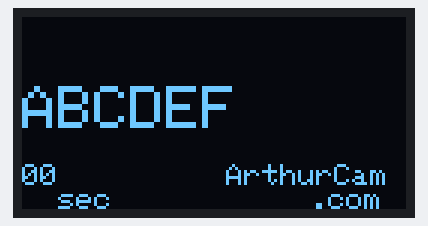
Simulated run of this sketch. Board: Arduino Uno, built with avr-gcc and run on an emulated ATmega328P. Shown: 128×64 one-colour display.

Above: at 2.1 s.
At 6.3 s:
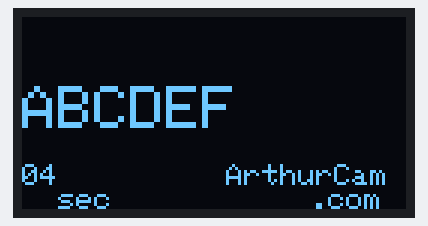
At 9.3 s:
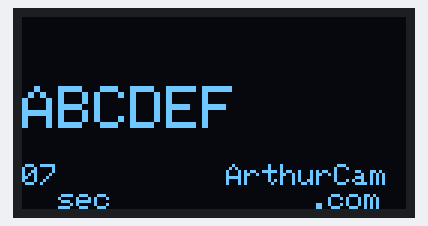
At 19.6 s:
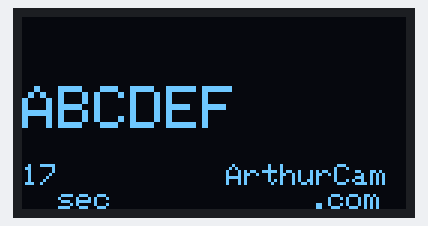
At 28.9 s:
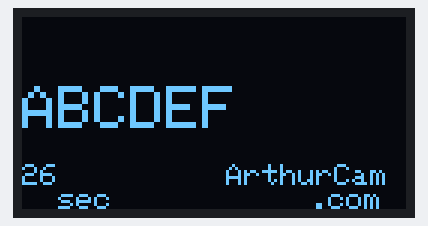
At 38.2 s:
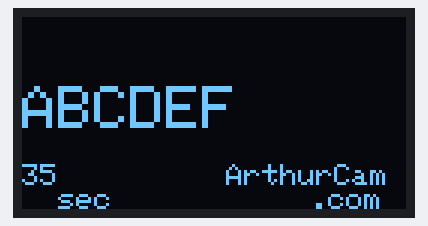

Measured:
- what the display in image 0 shows lasts 1.0 s, from 2.1 s to 3.1 s

The sketch:

z_ssd1306-display-MyDevelopment1.ino
```cpp
#include <Wire.h>
#include <Adafruit_GFX.h>
#include <Adafruit_SSD1306.h>
#define SCREEN_ADDRESS 0x3C
#define SCREEN_WIDTH 128
#define SCREEN_HEIGHT 64
#define FONT_SIZE1 1
#define FONT_SIZE2 2
#define FONT_COLOR WHITE
#define DISTANCE_TOP 23
#define DISTANCE_LEFT 0
#define LOGO_DISTANCE_TOP DISTANCE_TOP +  26
#define LOGO_DISTANCE_LEFT DISTANCE_LEFT + 68
// On an arduino UNO:       A4(SDA), A5(SCL)
// On an arduino MEGA 2560: 20(SDA), 21(SCL)
// On an arduino LEONARDO:   2(SDA),  3(SCL)
Adafruit_SSD1306 display(SCREEN_WIDTH, SCREEN_HEIGHT, &Wire, -1);

String str = "ABCDEF";
int i = 0;
void setup() {
  Serial.begin(115200);

  if(!display.begin(SSD1306_SWITCHCAPVCC, SCREEN_ADDRESS)) { Serial.println(F("SSD1306 allocation failed")); for(;;); }

  delay(2000);

  display.clearDisplay();
  display.setTextSize(FONT_SIZE2);
  display.setTextColor(FONT_COLOR);
  display.setCursor(DISTANCE_LEFT, DISTANCE_TOP);
  display.println(str);// Display static text
  display.display();
}

void loop() {
  display.clearDisplay();
  display.setTextSize(FONT_SIZE2);
  display.setCursor(DISTANCE_LEFT, DISTANCE_TOP);
  display.println(str);// Display static text

  display.setTextSize(FONT_SIZE1);
  display.setCursor(LOGO_DISTANCE_LEFT, LOGO_DISTANCE_TOP);
  display.println("ArthurCam");
 display.setCursor(LOGO_DISTANCE_LEFT + 28, LOGO_DISTANCE_TOP + 8);
  display.println(".com");

   display.setCursor(DISTANCE_LEFT, LOGO_DISTANCE_TOP);
   display.println(i >= 10 ? String(i) : "0" + String(i) );
   display.println("  sec");
   i %= 59;
   ++i;
  display.display();
  delay(1000);
}
```
